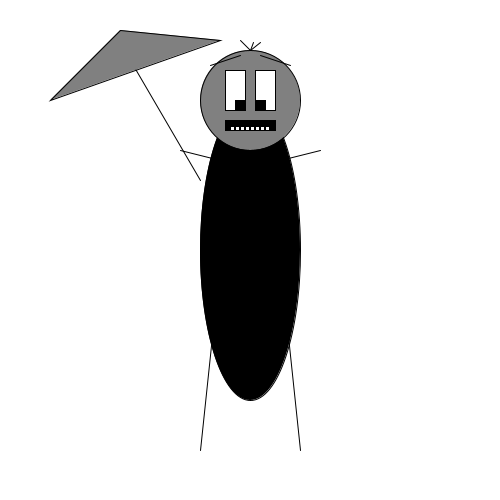
Frame 1 (no input)
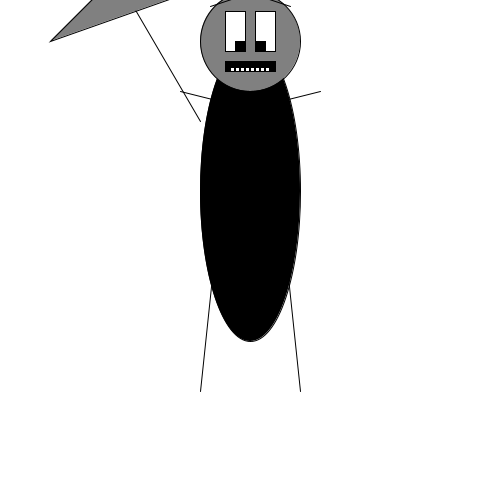
Frame 60 (the mouse pressed at the canvas centre just before this capture)
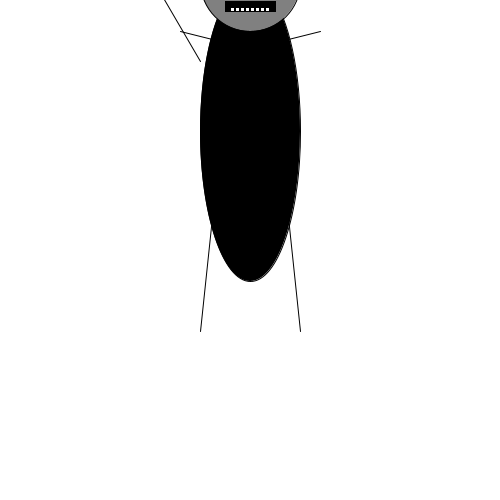
Frame 120 (the mouse held since frame 60 and released just before this capture)

The Processing sketch that drew these frames (run headless with seeded random() and noise(); from frame 60 on, the mouse is pressed at the canvas centre):

// Processing sketch: processing_122845
// ── processing_122845.pde

int monsterX;
int monsterY;

void setup() {
  size(500,500);
  background(255);
  monsterX = 250;
  monsterY = 250;
}

void draw() {
  background(255);
  ellipseMode(CENTER);
  stroke(0);
  fill(0);
  ellipse(monsterX, monsterY,100,300);
  fill(128);
  ellipse(monsterX, monsterY -150,100,100);
  fill(255);
  rect(monsterX -25, monsterY -180,20,40);
  rect(monsterX +5, monsterY -180,20,40);
  fill(0);
  rect(monsterX -25, monsterY -130,50,10);
  stroke(0);
  line(monsterX -40, monsterY -185,monsterX -10, monsterY -195);
  line(monsterX +40, monsterY -185,monsterX +10, monsterY -195);
  fill(0);
  rect(monsterX -15, monsterY -150,10,10);
  rect(monsterX +5, monsterY -150,10,10);
  fill(255);
  rect(monsterX -20, monsterY -124,4,4);
  rect(monsterX -15, monsterY -124,4,4);
  rect(monsterX -10, monsterY -124,4,4);
  rect(monsterX -5, monsterY -124,4,4);
  rect(monsterX, monsterY -124,4,4);
  rect(monsterX +5, monsterY -124,4,4);
  rect(monsterX +10, monsterY -124,4,4);
  rect(monsterX +15, monsterY -124,4,4);
  stroke(0);
  line(monsterX -30,monsterY +10, monsterX -50, monsterY +200);
  line(monsterX +30, monsterY +10, monsterX +50, monsterY +200);
  line(monsterX -30, monsterY -90, monsterX -70, monsterY -100);
  line(monsterX +30, monsterY -90, monsterX +70, monsterY -100);
  line(monsterX, monsterY -200, monsterX -10, monsterY -210);
  line(monsterX, monsterY -200, monsterX +10, monsterY -208);
  line(monsterX, monsterY -200, monsterX +3, monsterY -208);
  line(monsterX -120, monsterY -190, monsterX -50, monsterY -70);
  fill(128);
  triangle (monsterX -200,monsterY -150,monsterX -30,monsterY -210,monsterX -130,monsterY -220);

  monsterY= monsterY -1;
}
